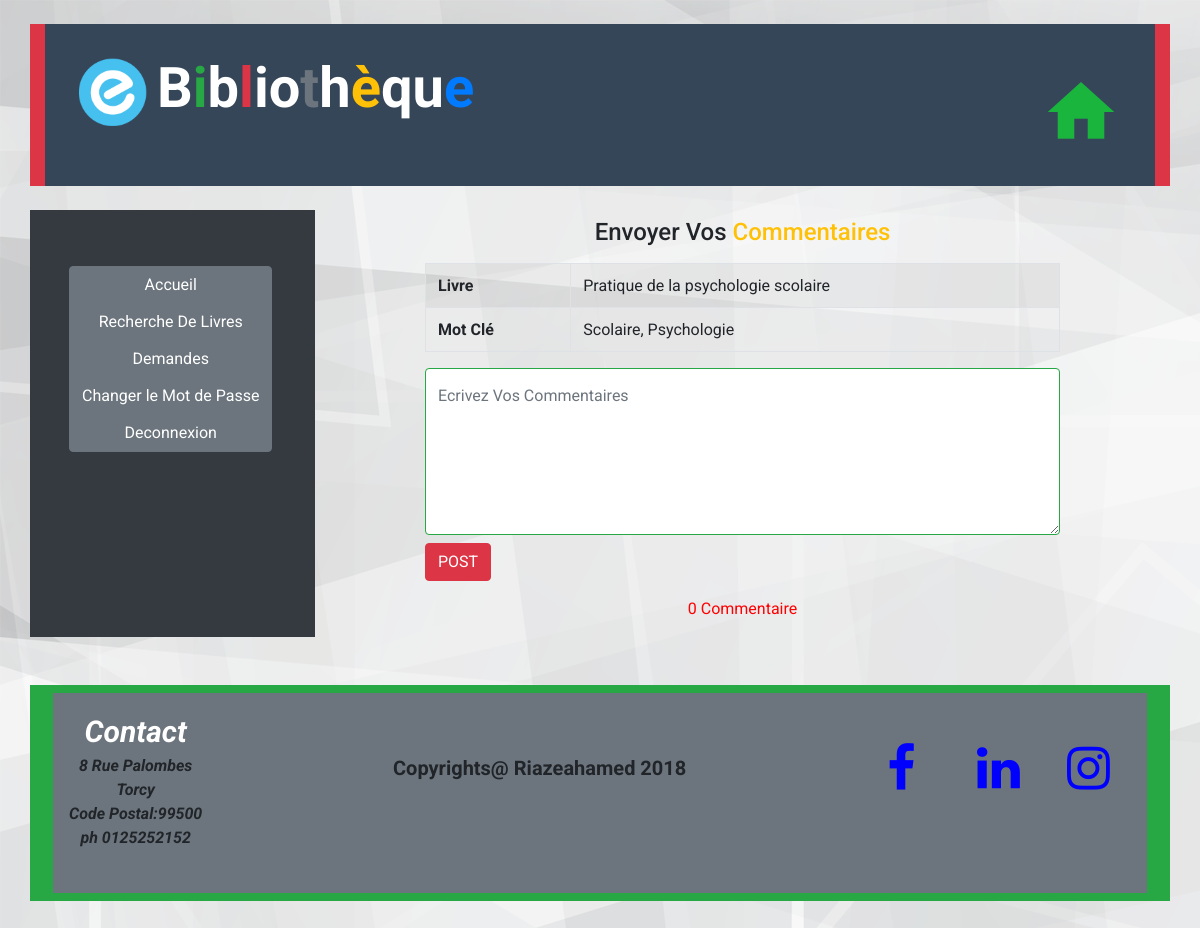
Page /user_comment.php?id=7 (signed in) on the committed database.
### tables this page shows
CREATE TABLE `livres` (
  `LID` int(50) NOT NULL,
  `LNOM` varchar(150) NOT NULL,
  `MOTCLE` varchar(150) NOT NULL,
  `CATEGORIES` varchar(150) NOT NULL,
  `DOSSIER` varchar(150) NOT NULL
);

### user_comment.php (the view, shortened to what this page needs)
<?php
include "data_base.php";
?>
<html>
<head>
		<link rel="stylesheet" href="https://maxcdn.bootstrapcdn.com/bootstrap/4.0.0/css/bootstrap.min.css" >
		<link rel="stylesheet" href="https://cdnjs.cloudflare.com/ajax/libs/font-awesome/4.7.0/css/font-awesome.min.css">
		<link rel="stylesheet" type="text/css" href="css/custom.css">
</head>
 	<body>
				<?php include "header.php";?>
		<div class="container">
			<div class="row">
	   			<div class="col-lg-3 bg-dark ">
					<?php include "user_navbar.php";?>
				</div>
				<div class="col-lg-1 col-0"></div>
					<div class="col-lg-7 col-12">
						<h4 class="text-center pt-2 pb-2">Envoyer Vos  <span class="text-warning"> Commentaires</span> </h4>
						<?php
						    $sql="SELECT * FROM Livres WHERE LID=".$_GET["id"];
							$res=$db->query($sql);
							if($res->num_rows>0)
							{
								$row=$res->fetch_assoc();
								echo "<table class='table table-striped table-bordered'>";
								echo "<tr>
										<th scope='col'>Livre</th>
										<td>{$row["LNOM"]}</td>
								</tr>
								<tr>
										<th scope='col'>Mot Clé</th>
										<td>{$row["MOTCLE"]}</td>
								</tr>";
								echo "</table>";
							}
							else
							{
								echo "<p class='erreur'>Désolé aucun livre a été Trover</P>";
							}
						?>
							<form  class="form pb-2-1" action="<?php echo $_SERVER["REQUEST_URI"];?>" method="POST">
								 <textarea rows="6" cols="50" class="form-control border-success"  name="commentaires" placeholder="Ecrivez Vos Commentaires" required=""></textarea>
								 <div id="Envoyer">
								 <button type="submit" class="btn btn-danger bt_connexion_comments" name="send">POST</button>
								 </div>
							</form>
							<?php
							 $sql="SELECT  membres.NOM,membres.PRENOM,commentaires.COMM,commentaires.LOGS FROM commentaires
 								INNER JOIN membres ON commentaires.MID=membres.MID WHERE commentaires.LID={$_GET["id"]} ORDER BY commentaires.CID DESC";
 								$res=$db->query($sql);
 								if($res->num_rows>0)
 								{
 									while($row=$res->fetch_assoc())
 									{
 										echo "<p>
 										<strong>{$row["NOM"]}&nbsp;&nbsp;{$row["PRENOM"]}</strong>&nbsp;&nbsp;:
 										{$row["COMM"]}&nbsp;&nbsp;&nbsp;{$row["LOGS"]}</p>";
 									}
 								}
 								else{
 									echo "<p class='erreur'> 0 Commentaire </p>";
 								}
							?>
					</div>
			</div>
		</div>
					<?php include "footer.php";?>
	</body>
</html>

### css/custom.css (style rules this page uses)
body { font-family: 'Roboto', Verdana, sans-serif; background-image: url('../img/background.png'); height: auto; width: 100%; }
.bt_connexion_comments { margin-top: .5em; margin-right: 20em; }
.erreur { color: red; text-align: center; }
.form-control { padding-right:0; padding-top:15px; }

### rows in the picture
livres: LNOM "Pratique de la psychologie scolaire", MOTCLE "Scolaire, Psychologie"
